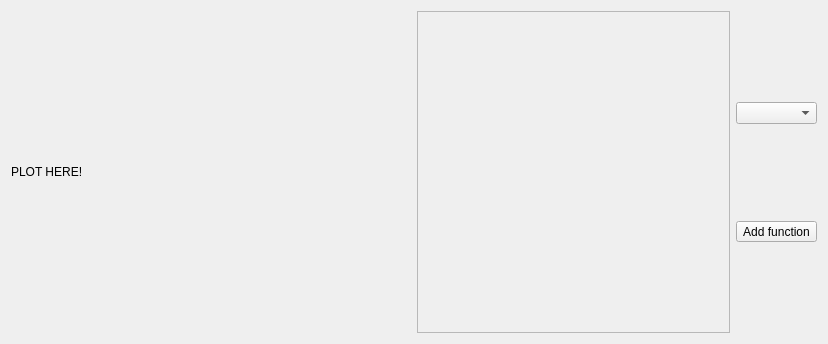
<?xml version="1.0" encoding="UTF-8"?>
<ui version="4.0">
 <class>SpectrumEditorCustom</class>
 <widget class="QWidget" name="SpectrumEditorCustom">
  <property name="geometry">
   <rect>
    <x>0</x>
    <y>0</y>
    <width>828</width>
    <height>344</height>
   </rect>
  </property>
  <property name="windowTitle">
   <string>Form</string>
  </property>
  <layout class="QGridLayout" name="gridLayout">
   <item row="0" column="0">
    <widget class="QLabel" name="label">
     <property name="minimumSize">
      <size>
       <width>400</width>
       <height>0</height>
      </size>
     </property>
     <property name="text">
      <string>PLOT HERE!</string>
     </property>
    </widget>
   </item>
   <item row="0" column="2">
    <layout class="QVBoxLayout" name="verticalLayout">
     <item>
      <widget class="QComboBox" name="comboBox"/>
     </item>
     <item>
      <widget class="QToolButton" name="buttonAddFunction">
       <property name="text">
        <string>Add function</string>
       </property>
      </widget>
     </item>
    </layout>
   </item>
   <item row="0" column="1">
    <widget class="QScrollArea" name="scrollArea">
     <property name="minimumSize">
      <size>
       <width>300</width>
       <height>0</height>
      </size>
     </property>
     <property name="widgetResizable">
      <bool>true</bool>
     </property>
     <widget class="QWidget" name="scrollAreaWidgetContents">
      <property name="geometry">
       <rect>
        <x>0</x>
        <y>0</y>
        <width>301</width>
        <height>324</height>
       </rect>
      </property>
      <layout class="QGridLayout" name="gridLayout_2">
       <item row="0" column="0">
        <layout class="QVBoxLayout" name="verticalLayoutFunctions"/>
       </item>
      </layout>
     </widget>
    </widget>
   </item>
  </layout>
 </widget>
 <resources/>
 <connections/>
</ui>
